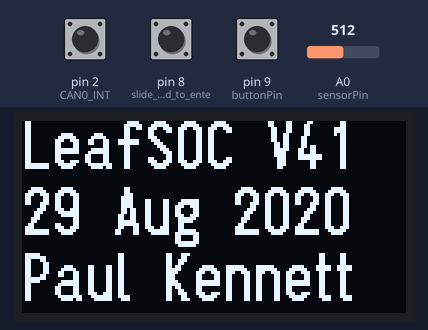
The sketch below on a simulated Arduino Uno, built with avr-gcc and run on an emulated ATmega328P. Shown: 128×64 one-colour display. The test bench sets the inputs (shaded band); at power-on: pin 9 (buttonPin) HIGH, pin 8 (slide_switch_used_to_ente) HIGH, pin 2 (CAN0_INT) HIGH, A0 (sensorPin) = 512. EEPROM starts erased.

Above: at 0.8 s.
3.5 s: pin 9 (buttonPin) pulled LOW for 0.15 s
At 6.5 s:
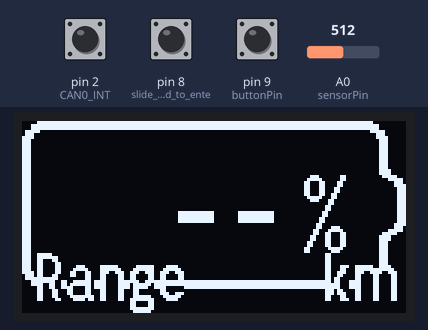
6.6 s: pin 9 (buttonPin) pulled LOW for 1 s
At 8.8 s:
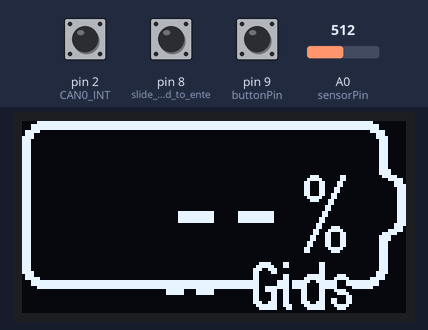
9.6 s: pin 9 (buttonPin) pulled LOW for 0.15 s
At 11.0 s:
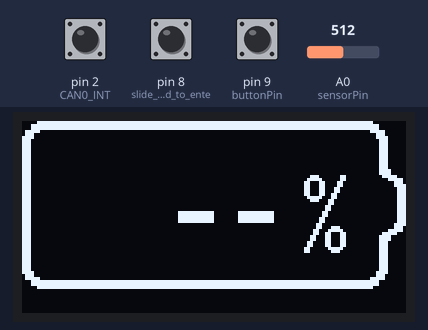
11.7 s: pin 9 (buttonPin) pulled LOW for 0.15 s
At 13.8 s:
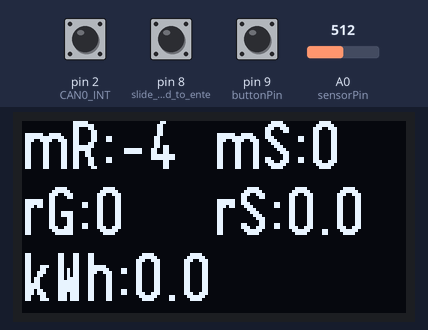
14.5 s: pin 8 (slide_switch_used_to_ente) pulled LOW for 1 s
At 16.6 s:
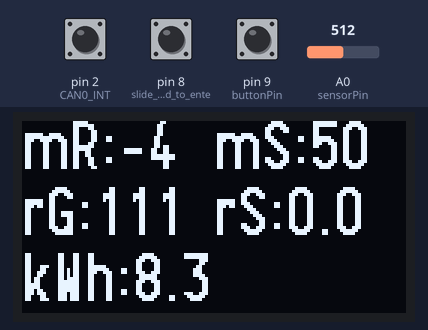
17.0 s: pin 8 (slide_switch_used_to_ente) pulled LOW for 0.15 s
At 17.5 s:
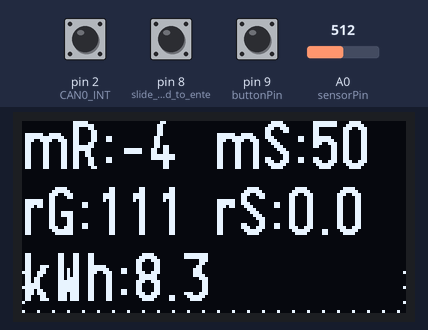
Timing chart, 0 to 20.0 s (numbered marks = the images above; inputs shaded):
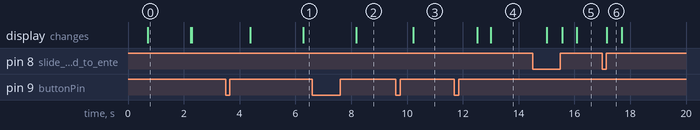

The sketch:

LeafSOC_simple_v41.ino
```cpp
// (licence header left out)
/*
   V41 Simple - 7 Sept 2020
   Reduced to just doing the SOC% - noting else
   removed everything else
   Larger battery image and font so it can use the small 0.96 displays

   V41 - 28 Aug 2020
   Cleaning out old experimental junk
   add some experiment pages
   add ability to chage page by: (1) Put Climate Control ON, Air to RECIRC,
   then change FAN SPEED to change pages, Full fan speed -> Reset Arduino
   Note: it can take a couple of seconds for the fan speed to be read.
*/

#include <Arduino.h>
#include <U8g2lib.h>           // graphics library
#include <mcp_can.h>           // OBD2 module
#include <SPI.h>               // for talking to a SPI devices
#include <EEPROM.h>            // read/write to the EEPROM memory
#include "battery_128x56_XBMP.h" // battery image
#include "changelog.h"         // changelog and verbose notes


#define KM_KWH 6.9F            // km per kWh (from my car) used to calculate Range estimate (6.9 km.kWh is the average from May 2019 to Apr 2020)
#define WH_FACTOR 74.73F       // Wh per Gid. Some people prefer 80. 74.73 may be unrealistic precision (2 decimal places really!?)
#define MAXGIDS 215.0F         // From my car. LeafSpy showed 225 Gids at 94.8% Actual SOC on 12 Oct 2019
#define raw_Gids_turtle 8       // raw Gids-8 (the number of Gids to reach Turtle mode)
// Seems like 215 is now about my max on 26 July 2020
// See my comments ramble in readme.h file for more on defining MAXGIDS
#define CAN0_INT 2             // Set INT to pin 2 ////////// why is this set using a define statement??
#define LINE1 16
#define LINE2 38
#define LINE3 60
#define LINE4 64
#define sensorPin A0            // used to play with test mode Gids value
// could also use it for knock detection with a piezo
long unsigned int rxId;        // CAN message ID
unsigned char len = 0;         // data length
unsigned char rxBuf[8];
uint16_t rawGids;              // raw Gids
float rawGidsLow;              // raw Gids-8 (the number of Gids to reach Turtle mode)
float GidsPct;                 // Gids in percentage
uint16_t rawSoc;               // Actual state of charge
float SocPct;                  // Leaf SOC% from EV-Can. This corresponds to the LeafSpy app SOC%, but without rounding up
float SocPctSkewed;                  // Leaf SOC% from EV-Can. This corresponds to the LeafSpy app SOC%, but without rounding up
float rawVolts;                // Main battery voltage
float Volts;                   // Main battery voltage
int16_t rawAmps;               // Main battery current
float Amps;                    // Main battery current
float kW;                      // Power used from main battery
float kWh;                     // Energy left in main batery
int Range;                     // My esitmated range
char buffer[4];
int i;
int EEPROMaddr0 = 0;           // Address 0 in EEPROM used for Screen page number
int Page = 0;                  // Screen page state

static const int buttonPin = 9;                     // switch pin
int buttonStatePrevious = HIGH;                     // previousstate of the switch
unsigned long minButtonLongPressDuration = 2000;    // Time we wait before we see the press as a long press
unsigned long buttonLongPressMillis;                // Time in ms when we the button was pressed
bool buttonStateLongPress = false;                  // True if it is a long press
const int intervalButton = 50;                      // Time between two readings of the button state
unsigned long previousButtonMillis;                 // Timestamp of the latest reading
unsigned long buttonPressDuration;
unsigned long currentMillis;          // Variabele to store the number of milleseconds since the Arduino has started

// experiments
byte rawGearPos;
byte rawStrWhlButton;
byte rawCCStatus1;
byte rawCCVentTarget;
byte rawCCFanSpeed;
byte rawCCVentIntake;
byte rawCCButtonPress;

// end experiments

MCP_CAN CAN0(10);              // Set MCP CS to pin 10

U8G2_SSD1306_128X64_NONAME_1_4W_HW_SPI u8g2(U8G2_R0, /* cs=*/ 7, /* dc=*/ 6, /* reset=*/ 5);        // OLED 128x64 moved SPI pins to keep the MCP_CAN module SPI pins unchanged


void(* resetFunc) (void) = 0;


void draw() {
  // graphic commands to redraw the complete screen should be placed here
  u8g2.drawXBMP( 0, 0, bitmap_width, bitmap_height, bitmap_bits);
}


void readButtonState() {
  if (currentMillis - previousButtonMillis > intervalButton) {
    int buttonState = digitalRead(buttonPin);
    if (buttonState == LOW && buttonStatePrevious == HIGH && !buttonStateLongPress) {
      buttonLongPressMillis = currentMillis;
      buttonStatePrevious = LOW; // Button pressed
    }
    buttonPressDuration = currentMillis - buttonLongPressMillis;
    if (buttonState == LOW && !buttonStateLongPress && buttonPressDuration >= minButtonLongPressDuration) {
      buttonStateLongPress = true; // Button long pressed
      EEPROM.update(EEPROMaddr0, 0);
      // customise_settings(); // may use long press to enter a setup mode one day
    }
    if (buttonState == HIGH && buttonStatePrevious == LOW) {
      buttonStatePrevious = HIGH;
      buttonStateLongPress = false;
      // Button released
      if (buttonPressDuration < minButtonLongPressDuration) {
        // Button pressed shortly
        // increase page number
        EEPROM.update(EEPROMaddr0, ((EEPROM.read(EEPROMaddr0)) + 1));
        // Loop back to first page if page counter has gone past last page
        if ((EEPROM.read(EEPROMaddr0)) > 4) {
          EEPROM.update(EEPROMaddr0, 1);
        }
      }
    }
    previousButtonMillis = currentMillis;
  }
}


void customise_settings() {
  u8g2.setFont(u8g2_font_logisoso16_tr);
  u8g2.firstPage();
  do {
    u8g2.setCursor(0, LINE1);
    u8g2.print("Customise");
    u8g2.setCursor(0, LINE2);
    u8g2.print("Pg1 show:");
    u8g2.setCursor(0, LINE3);
    u8g2.print("something");
  } while ( u8g2.nextPage() );
  delay(3000);
  resetFunc();
}

void setup() {
  pinMode(8, INPUT_PULLUP); // slide switch used to enter testing mode (pull D8 LOW)
  pinMode(9, INPUT_PULLUP); // push button used to page between secondary data options

  u8g2.begin();
  // u8g2.setFont(u8g2_font_helvR10_tr); // Small font
  u8g2.setFont(u8g2_font_logisoso16_tr); // Medium font

  if (CAN0.begin(MCP_ANY, CAN_500KBPS, MCP_8MHZ) == CAN_OK) {
    u8g2.firstPage();
    do {
      u8g2.setCursor(0, LINE1);
      u8g2.print("LeafSOC V41");
      u8g2.setCursor(0, LINE2);
      u8g2.print("29 Aug 2020");
      u8g2.setCursor(0, LINE3);
      u8g2.print("Paul Kennett");
      if (digitalRead(8) == LOW) { // if in test mode draw a dotted frame around the screen
        for (byte i = 0; i < 63; i += 5) {
          u8g2.drawPixel(0, i);
        }
        for (byte i = 0; i < 63; i += 5) {
          u8g2.drawPixel(127, i);
        }
        for (byte i = 0; i < 127; i += 5) {
          u8g2.drawPixel(i, 0);
        }
        for (byte i = 0; i < 127; i += 5) {
          u8g2.drawPixel(i, 63);
        }
      }
    } while ( u8g2.nextPage() );
    delay(1500); // was 1000 originally (Note: When this is reduced to 0 the MCP2515 will sometimes fart out 1023 on startup)
  }
  else {
    u8g2.firstPage();
    do {
      u8g2.setCursor(0, LINE1);
      u8g2.print("MCP2515");
      u8g2.setCursor(0, LINE2);
      u8g2.print("start");
      u8g2.setCursor(0, LINE3);
      u8g2.print("ERROR!");
    } while ( u8g2.nextPage() );
    delay(10000);
  }
  CAN0.setMode(MCP_NORMAL);                     // Set to normal mode so the MCP2515 sends acks to received data.
  pinMode(CAN0_INT, INPUT);
} //end setup loop


void loop() {
  u8g2.firstPage();
  do {
    if (Page < 4) {
      draw();
    }
    // talking to the EV-CANbus and calculating stuff
    if (!digitalRead(CAN0_INT))
    {
      CAN0.readMsgBuf(&rxId, &len, rxBuf);        // Read data: len = data length, buf = data byte(s)

      if ((rxId & 0x40000000) == 0x40000000) {    // Determine if message is a remote request frame.
        // sprintf(msgString, " REMOTE REQUEST FRAME");
      }
      else
      {
        // GIDS from EV-CAN (500ms)
        if (rxId == 0x5bc) {
          rawGids = (rxBuf[0] << 2) | (rxBuf[1] >> 6);
          GidsPct = ((rawGids - 8) / (MAXGIDS - 8)) * 100.0F;
          kWh = (((float)rawGids) * WH_FACTOR) / 1000.0F;
          Range = KM_KWH * ((rawGids - 8.0F) * WH_FACTOR) / 1000;
        }
        // SOC from EV-CAN (100ms)
        if (rxId == 0x55b) {
          rawSoc = (rxBuf[0] << 2) | (rxBuf[1] >> 6);
          SocPct = rawSoc / 10.0F;
          SocPctSkewed = (SocPct - 5.0F) * 1.1F; // adjustuing so that it matches my SOC value
        }
        // Experiments
        if (rxId == 0x11a) {
          rawGearPos = (rxBuf[0] >> 4);
          rawStrWhlButton = (rxBuf[2]);
        }
        if (rxId == 0x54b) {
          rawCCStatus1 = (rxBuf[0]);
          rawCCVentTarget = (rxBuf[2]);
          rawCCVentIntake  = (rxBuf[3]);
          rawCCFanSpeed = (rxBuf[4] >> 3);
          rawCCButtonPress = (rxBuf[7]);
        }


      }
    }

    // Paul's testing mode ===========================================================================
    if (digitalRead(8) == LOW) { //if in test mode
      rawGids = (analogRead(sensorPin) / 4.65) + 1; //Read the potentiometer to generate rawGid numbers
      kWh = (((float)rawGids) * WH_FACTOR) / 1000.0F;
      GidsPct = ((rawGids - 8.0F) / (MAXGIDS - 8.0F)) * 100.0F;
      //draw a frame if in test mode
      for (byte i = 0; i < 63; i += 5) {
        u8g2.drawPixel(0, i);
      }
      for (byte i = 0; i < 63; i += 5) {
        u8g2.drawPixel(127, i);
      }
      for (byte i = 0; i < 127; i += 5) {
        u8g2.drawPixel(i, 0);
      }
      for (byte i = 0; i < 127; i += 5) {
        u8g2.drawPixel(i, 63);
      }
    }
    // end testing mode ==============================================================================

    // Read the Climate Controls to change pages!
    // Gear in Neutral, Climate On, Air to Recirc, then fan speed -> Page number (up to 4)
    // And if Fan Speed = 7 then the Arduino will reset itself
    if (rawCCStatus1 == 0 && rawCCVentTarget == 152 && rawCCVentIntake == 9 && rawCCFanSpeed < 5) {
      EEPROM.update(EEPROMaddr0, rawCCFanSpeed);
    } else if (rawCCStatus1 == 0 && rawCCVentTarget == 152 && rawCCVentIntake == 9 && rawCCFanSpeed == 7) {
      EEPROM.update(EEPROMaddr0, 0);
    }
    Page = EEPROM.read(EEPROMaddr0);


    // Print large SOC% numerals inside battery image
    u8g2.setFont(u8g2_font_logisoso32_tr); // Large numerals-only font
    if (rawGids != 0) {
      dtostrf(GidsPct, 3, 0, buffer);
    } else if (rawSoc != 0) {
      dtostrf(SocPctSkewed, 3, 0, buffer);
    }
    u8g2.setCursor(28, 44);
    if (rawGids != 0 && Page < 4) { // only print numerals if there's some data and Page doesn't need the battery image
      u8g2.print(buffer);
    } else if (Page < 4) {
      u8g2.print(" --");
    }
    if (rawGids < 25 && rawGids != 0) {
      Page = 2;  //auto switch to Gids page when Gids are less than 25
    }
    u8g2.setFont(u8g2_font_logisoso16_tr); // Medium font

    switch (Page) {

      case 0: // RESET the Arduino
        EEPROM.update(EEPROMaddr0, 1);
        resetFunc();
        break;

      case 1:
        Range = KM_KWH * ((rawGids - 8.0F) * WH_FACTOR) / 1000;
        dtostrf(Range, 3, 0, buffer);
        u8g2.setCursor(4, LINE3);
        u8g2.print("Range ");
        if (rawGids != 0) { // don't print digits if there's no data yet
          u8g2.print(buffer);
        } else {
          u8g2.print(" --");
        }
        u8g2.setCursor(100, LINE3);
        u8g2.print("km");
        break;

      case 2: // Gids
        dtostrf(rawGids, 3, 0, buffer); //put Gids into a right aligned 3 character-long array ("buffer") so that it's right aligned
        if (rawGids < 25 && rawGids != 0) {
          u8g2.setFontMode(1); // Inverse font colour
          u8g2.setDrawColor(2); // Inverse screen colour
          u8g2.drawBox(0, 0, 128, LINE4);
          u8g2.setCursor(7, LINE4 - 1);
          u8g2.print(rawGids);
          u8g2.print(" (");
          rawGidsLow = rawGids - 8.0F;
          u8g2.print(rawGidsLow, 0);
          u8g2.print(") Gids!");
        } else {
          u8g2.setFontMode(0);
          u8g2.setCursor(36, LINE4 - 1);
          if (rawGids != 0) { // don't print info if there's no data yet
            u8g2.print(buffer);
          } else {
            u8g2.print(" --");
          }
          u8g2.print(" Gids"); // the units label
        }
        break;

      case 3: // Blank
        // intentionally blank -  no secondary data at all
        break;

      case 4: // data dump page
        u8g2.setCursor(0, LINE1);
        u8g2.print("mR:");
        u8g2.print(Range);
        u8g2.setCursor(64, LINE1);
        u8g2.print("mS:");
        u8g2.print(GidsPct, 0);
        u8g2.setCursor(0, LINE2);
        u8g2.print("rG:");
        u8g2.print(rawGids);
        u8g2.setCursor(64, LINE2);
        u8g2.print("rS:");
        u8g2.print(SocPct, 1);
        u8g2.setCursor(0, LINE3);
        u8g2.print("kWh:");
        u8g2.print(kWh, 1);
        break;
        /*
              case 5: // experimental data
                u8g2.setCursor(0, LINE1);
                u8g2.print("Gear: ");
                if (rawGearPos == 1) {
                  u8g2.print("Park");
                } else if (rawGearPos == 2) {
                  u8g2.print("Reverse");
                } else if (rawGearPos == 3) {
                  u8g2.print("Neutral");
                } else if (rawGearPos == 4) {
                  u8g2.print("Drive");
                } else {
                  u8g2.print(rawGearPos);
                }
                u8g2.setCursor(0, LINE2);
                u8g2.print("Climate: ");
                if (rawCCStatus1 == 0) {
                  u8g2.print("On");
                } else if (rawCCStatus1 == 1) {
                  u8g2.print("Off");
                } else {
                  u8g2.print(rawCCStatus1);
                }
                u8g2.setCursor(0, LINE3);
                u8g2.print("Vents: ");
                if (rawCCVentTarget == 128) {
                  u8g2.print("Off");
                } else if (rawCCVentTarget == 136) {
                  u8g2.print("Face");
                } else if (rawCCVentTarget == 144) {
                  u8g2.print("Fc & Ft");
                } else if (rawCCVentTarget == 152) {
                  u8g2.print("Feet");
                } else if (rawCCVentTarget == 160) {
                  u8g2.print("Ft & WS");
                } else {
                  u8g2.print(rawCCVentTarget);
                }
                break;
              case 6: // experimental data
                u8g2.setCursor(0, LINE1);
                u8g2.print("VentIn: ");
                if (rawCCVentIntake == 9) {
                  u8g2.print("Recirc.");
                } else if (rawCCVentIntake == 18) {
                  u8g2.print("Fresh");
                } else if (rawCCVentIntake == 146) {
                  u8g2.print("Defrost");
                } else {
                  u8g2.print(rawCCVentIntake);
                }
                u8g2.setCursor(0, LINE2);
                u8g2.print("Fan Spd: ");
                u8g2.print(rawCCFanSpeed);
                u8g2.setCursor(0, LINE3);
                u8g2.print("Button: ");
                if (rawStrWhlButton == 0) {
                  u8g2.print("Zero");
                } else if (rawStrWhlButton == 4) {
                  u8g2.print("Four");
                } else {
                  u8g2.print(rawStrWhlButton);
                }
                break;
              case 7: // experimental data
                u8g2.setCursor(0, LINE1);
                u8g2.print("Page 7");
                break;
        */
    }
  } while ( u8g2.nextPage()  );

  // Button scan - used to update Page number in EEPROM
  currentMillis = millis();    // store the current time
  readButtonState();           // read the button state

} // END MAIN LOOP
```

changelog.h
```cpp
// (licence header left out)

```

Source omitted: y_128x56_XBMP.h (data table, 5788 bytes)

Measured:
- after the input at 3.5 s, the display: first changes after 0.89 s (image 1 shows a later state)
- after the input at 6.6 s, the display: changes after 1.6 s (image 2)
- after the input at 9.6 s, the display: changes after 0.63 s (image 3)
- after the input at 11.7 s, the display: first changes after 0.82 s (image 4 shows a later state)
- after the input at 14.5 s, the display: first changes after 0.51 s (image 5 shows a later state)
- after the input at 17.0 s, the display: changes after 0.16 s (image 6)
- what the display in image 0 shows lasts 1.6 s, from 0.7 s to 2.3 s
